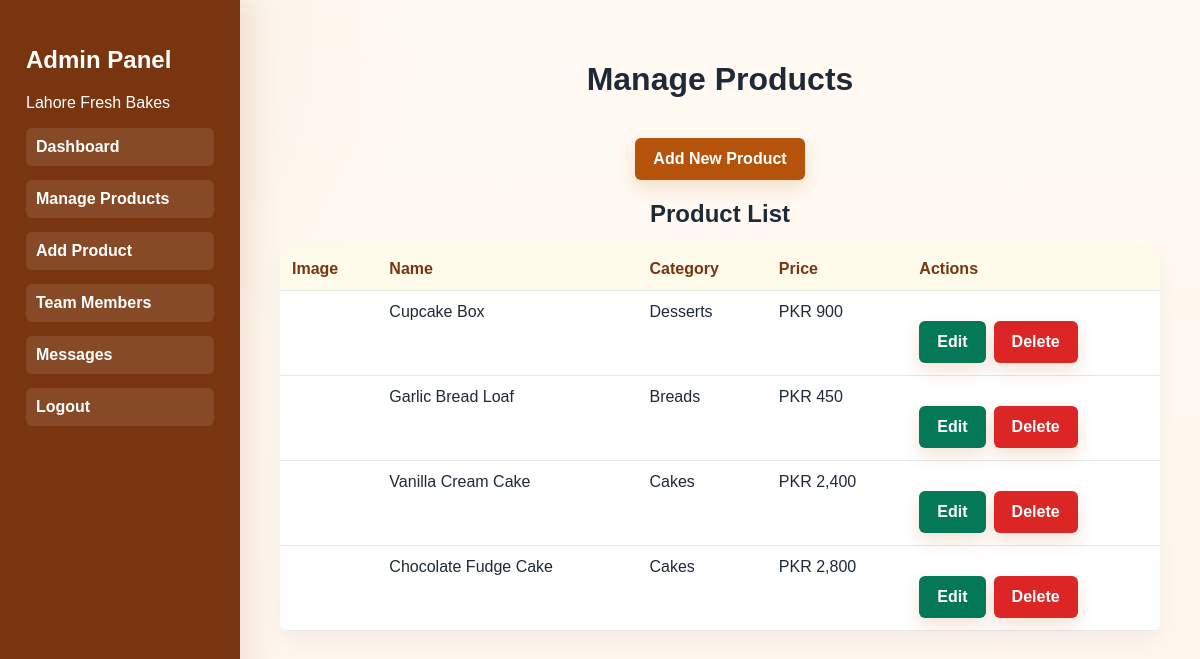
Screenshot of /admin/products.php (signed in) with the database file from the repository.
### tables this page shows
CREATE TABLE products (
    id INT AUTO_INCREMENT PRIMARY KEY,
    category_id INT NOT NULL,
    name VARCHAR(150) NOT NULL,
    description TEXT NOT NULL,
    price DECIMAL(10,2) NOT NULL,        
    image VARCHAR(255),                  
    created_at TIMESTAMP DEFAULT CURRENT_TIMESTAMP,
    CONSTRAINT fk_products_category
        FOREIGN KEY (category_id) REFERENCES categories(id)
        ON DELETE CASCADE                
);

CREATE TABLE categories (
    id INT AUTO_INCREMENT PRIMARY KEY,
    name VARCHAR(100) NOT NULL,
    description TEXT,
    created_at TIMESTAMP DEFAULT CURRENT_TIMESTAMP
);

### config.php (called while the page is built, shortened)
<?php
function e($value) {
    return htmlspecialchars((string) $value, ENT_QUOTES, 'UTF-8');
}
?>

### admin/products.php (the view, shortened to what this page needs)
<?php
require '../config.php';
$products = $pdo->query('SELECT products.*, categories.name AS category_name FROM products JOIN categories ON categories.id = products.category_id ORDER BY products.id DESC')->fetchAll();
include 'admin_header.php';
?>
<h1>Manage Products</h1>
<p><a class="btn" href="add_product.php">Add New Product</a></p>
<h2>Product List</h2>
<table class="table">
    <thead>
        <tr><th>Image</th><th>Name</th><th>Category</th><th>Price</th><th>Actions</th></tr>
    </thead>
    <tbody>
        <?php foreach ($products as $product): ?>
            <tr>
                <td>
                </td>
                <td><?= e($product['name']) ?></td>
                <td><?= e($product['category_name']) ?></td>
                <td>PKR <?= e(number_format($product['price'])) ?></td>
                <td class="actions">
                    <a class="btn secondary" href="edit_product.php?id=<?= e($product['id']) ?>">Edit</a>
                    <a class="btn danger" href="products.php?delete=<?= e($product['id']) ?>" onclick="return confirm('Delete this product?')">Delete</a>
                </td>
            </tr>
        <?php endforeach; ?>
    </tbody>
</table>
<?php include 'admin_footer.php'; ?>

### assets/css/style.css (style rules this page uses)
:root { --ink: #1f2937; --muted: #64748b; --line: #e5e7eb; --soft: #fff7ed; --brand: #b45309; --brand-dark: #78350f; --accent: #047857; --danger: #dc2626; --white: #ffffff; }
* { box-sizing: border-box; }
body { margin: 0; font-family: Arial, sans-serif; color: var(--ink); background: radial-gradient(circle at top left, rgba(180, 83, 9, 0.08), transparent 30%), linear-gradient(180deg, #fffaf3 0%, #fff7ed 100%); min-height: 100vh; display: flex; flex-direction: column; }
a { color: inherit; text-decoration: none; }
.btn { display: inline-block; margin-top: 18px; padding: 12px 18px; border: 0; border-radius: 6px; background: var(--brand); color: var(--white); font-weight: 800; cursor: pointer; transition: transform 0.2s ease, box-shadow 0.2s ease; box-shadow: 0 8px 18px rgba(180, 83, 9, 0.16); }
.btn.secondary { background: var(--accent); }
.btn.danger { background: var(--danger); }
.admin-main h1, .admin-main h2 { text-align: center; }
.admin-main > p { text-align: center; }
.table { width: 100%; border-collapse: collapse; background: var(--white); border-radius: 8px; overflow: hidden; box-shadow: 0 10px 24px rgba(15, 23, 42, 0.05); }
.table th, .table td { padding: 12px; border-bottom: 1px solid var(--line); text-align: left; vertical-align: top; }
.table th { background: #fffbeb; color: var(--brand-dark); }
.actions { display: flex; gap: 8px; flex-wrap: wrap; }

### rows the page displays
products: name "Cupcake Box", category.name "Desserts", price "900"
products: name "Garlic Bread Loaf", category.name "Breads", price "450"
products: name "Vanilla Cream Cake", category.name "Cakes", price "2,400"
products: name "Chocolate Fudge Cake", category.name "Cakes", price "2,800"
